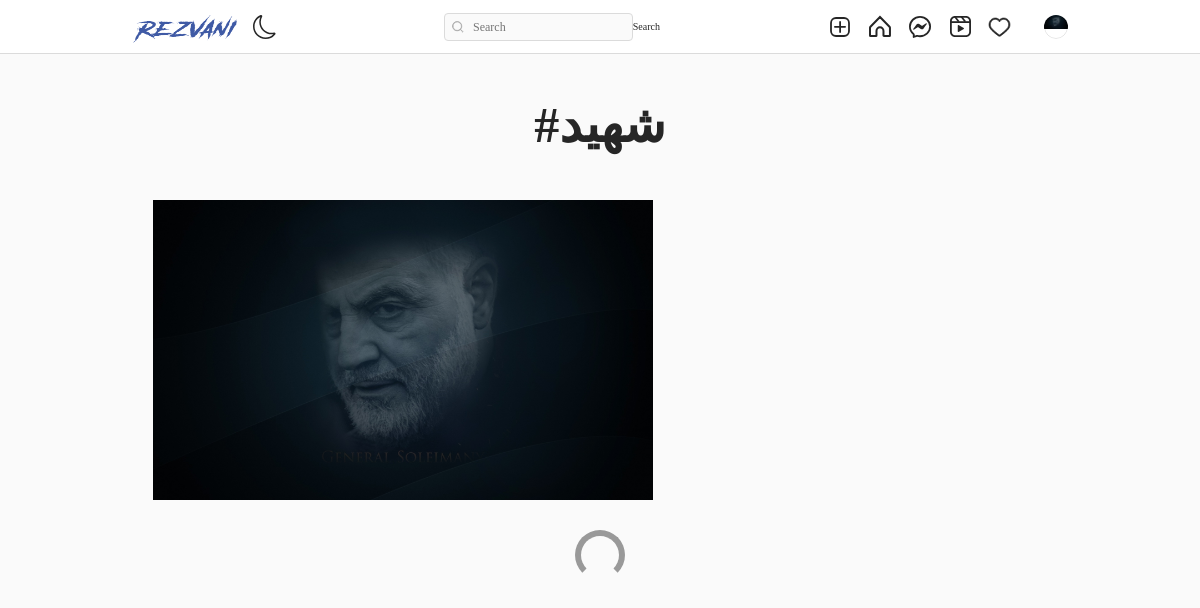
The page /tag/0c05a9b4-ccd8-11ed-8a45-e0d55e0d1dfd (signed in) on the database its author committed.
### authy/models.py (models this page shows, shortened)
class Profile(models.Model):
    user = models.OneToOneField(User, related_name='profile', on_delete=models.CASCADE)
    image = models.ImageField(upload_to="profile_pciture", null=True, default="default.jpg")
    first_name = models.CharField(max_length=200, null=True, blank=True)
    last_name = models.CharField(max_length=200, null=True, blank=True)
    bio = models.CharField(max_length=200, null=True, blank=True)
    location = models.CharField(max_length=200, null=True, blank=True)
    url = models.URLField(max_length=200, null=True, blank=True)
    favourite = models.ManyToManyField(Post, blank=True)

### post/models.py (models this page shows, shortened)
class Tag(models.Model):
    title = models.CharField(max_length=75, verbose_name='Tag')
    slug = models.SlugField(null=False, unique=True, default=uuid.uuid1)
    class Meta:
        verbose_name = 'Tag'
        verbose_name_plural = 'Tags'

class Post(models.Model):
    id = models.UUIDField(primary_key=True, default=uuid.uuid4, editable=False)
    picture = models.ImageField(upload_to=user_directory_path, verbose_name="Picture")
    caption = models.CharField(max_length=10000, verbose_name="Caption")
    posted = models.DateField(auto_now_add=True)
    tags = models.ManyToManyField(Tag, related_name="tags")
    user = models.ForeignKey(User, on_delete=models.CASCADE)
    likes = models.IntegerField(default=0)
    def get_absolute_url(self):
        return reverse("post-details", args=[str(self.id)])

### post/views.py (the view)
# urls.py: path('tag/<slug:tag_slug>', Tags, name='tags'),
@login_required
def Tags(request, tag_slug):
    tag = get_object_or_404(Tag, slug=tag_slug)
    posts = Post.objects.filter(tags=tag).order_by('-posted')
    context = {
        'posts': posts,
        'tag': tag
    }
    return render(request, 'tag.html', context)

### templates/tag.html (shortened to what this page needs)
{% extends 'base.html' %}
{% load static %}
{% load crispy_forms_tags %}
{% block content %}
<!DOCTYPE html>
<html lang="en">
<head>
    <link rel="stylesheet" href="{% static 'assets3/css/reset.css' %}">
    <link rel="stylesheet" href="{% static 'assets3/css/styles.css' %}">
    <link rel="stylesheet" href="https://use.fontawesome.com/releases/v5.2.0/css/all.css">
</head>
<body>
    <header>
        <div>
         <h1 style="font-size: 50px; margin-top: 100px; text-align:center; font-weight: bold; margin-bottom: 50px;">#{{tag.title|title}}</h1>
        </div>
    </header>
    <main>
        <div class="container">
            <div class="gallery">
                {% for post in posts %}
                <a href="{{post.get_absolute_url}}"><div class="gallery-item" tabindex="0">
                    <img src="{{ post.picture.url }}" class="gallery-image" alt="" style="width: 500px; height: 300px; object-fit: cover;">
                </div></a>
                {% endfor %}
            </div>
            <div class="loader"></div>
        </div>
    </main>
{% endblock content %}

### templates/base.html (shortened to what this page needs)
{% load static %}
<!DOCTYPE html>
<html lang="en" >
<head>
    <link rel="stylesheet" href="https://cdn.jsdelivr.net/npm/bootstrap-icons@1.8.1/font/bootstrap-icons.css">
    <link href="https://cdn.jsdelivr.net/npm/bootstrap@5.1.3/dist/css/bootstrap.min.css" rel="stylesheet">
    <link rel="stylesheet" type="text/css" href="{% static 'assets1/style.css' %}">
</head>
<body>
    <header class="header">
        <nav class="header__content">
            <div class="header__buttons">
                <a href="{% url 'index' %}" class="header__home">
                    <img width="104" height="30" viewBox="0 0 104 30" fill="none" src="{% static 'assets2/images/logoo.png' %}">
                </a>
                <button class="header__theme-button" title="Toggle Theme">
                </button>
            </div>
            <form action="{% url 'search-users' %}" method="GET">
                <div class="header__search">
                    <input type="text" placeholder="Search" name="q" value="{{ request.GET.q }}">
                    <button class="btn btn-primary" type="submit">Search</button>
                </div>
            </form>
            <div class="header__buttons header__buttons--desktop">
                <a href="{% url 'newpost' %}">
                </a>
                <a href="{% url 'index' %}">
                </a>
                <a href="{% url 'message' %}">
                </a>
                <a href="#">
                </a>
                <span>
                    <a href="{% url 'show-notification' %}">
                    </a>
                </span>
                <a href="">
                    <button class="profile-button">
                        <a href="{% url 'profile' request.user %}">
                            <div class="profile-button__picture">
                                <img src="{{request.user.profile.image.url}}" alt="User Picture">
                            </div>
                        </a>
                    </button>
                </a>
            </div>
        </nav>
    </header>
    {% block content %}
    {% endblock content %}
</body>
</html>

### static/assets1/style.css (style rules this page uses)
* { font-family: iransans !important; }
*, *::after, *::before { box-sizing: border-box; margin: 0; padding: 0; }
*, button, input, select, textarea { font-family: 'Roboto', sans-serif; }
:root { --primary: hsl(0, 0%, 100%); --secondary: hsl(0, 0%, 98%); --border: hsl(0, 0%, 86%); --story-border: hsl(0, 0%, 78%); --img-border: hsla(0, 0%, 0%, 0.1); --text-dark: hsl(0, 0%, 15%); --text-light: hsl(0, 0%, 60%); --like: hsl(355, 82%, 61%); --link: hsl(204, 100%, 48%); --header-height: 44px; --nav-height: 44px; }
body { min-height: 100vh; display: flex; flex-direction: column; overflow-y: auto; }
svg { display: block; }
img { max-width: 100%; }
.header { width: 100%; height: var(--header-height); background-color: var(--primary); display: flex; justify-content: center; position: fixed; top: 0; left: 0; z-index: 2; }
.header::after { content: ''; position: absolute; bottom: 0; width: 100%; height: 1px; background-color: var(--border); }
.header__content { width: 100%; max-width: 975px; padding: 0 14px; display: flex; justify-content: space-between; align-items: center; }
.header__home { margin-top: 5px; }
.header__theme-button { background-color: transparent; border: none; cursor: pointer; }
.header__theme-button-moon { display: unset; }
.header__search { width: 216px; height: 28px; display: none; align-items: center; position: relative; }
.header__search svg { width: 12px; height: 12px; position: absolute; left: 8px; }
.header__search input { width: 100%; height: 100%; background-color: var(--secondary); padding: 4px 10px 4px 28px; border: 1px solid var(--border); border-radius: 4px; outline: none; font-size: 12px; font-weight: 300; text-decoration: none; color: var(--text-light); text-overflow: ellipsis; overflow: hidden; white-space: nowrap; }
.header__buttons { display: flex; align-items: center; gap: 16px; }
.profile-button { background-color: transparent; border: none; outline: none; cursor: pointer; position: relative; }
.profile-button__picture { width: 24px; height: 24px; border-radius: 50%; overflow: hidden; position: relative; }
.profile-button__picture::after { content: ''; position: absolute; top: 0; bottom: 0; left: 0; right: 0; border: 1px solid var(--img-border); border-radius: 50%; }
@media (min-width: 768px) { :root { --header-height: 54px; --nav-height: 0px; } }
@media (min-width: 768px) { .header__content { padding: 0 20px; } }
@media (min-width: 768px) { .header__search { display: flex; } }

### static/assets3/css/styles.css (style rules this page uses)
* { font-family: iransans !important; }
:root { font-size: 10px; }
*, *::before, *::after { box-sizing: border-box; }
body { font-family: "Open Sans", Arial, sans-serif; min-height: 100vh; background-color: #fafafa; color: #262626; padding-bottom: 3rem; }
img { display: block; }
.container { max-width: 93.5rem; margin: 0 auto; padding: 0 2rem; }
.btn { display: inline-block; font: inherit; background: none; border: none; color: inherit; padding: 0; cursor: pointer; }
.gallery { display: flex; flex-wrap: wrap; margin: -1rem -1rem; padding-bottom: 3rem; }
.gallery-item { position: relative; flex: 1 0 22rem; margin: 1rem; color: #fff; cursor: pointer; }
.gallery-image { width: 100%; height: 100%; object-fit: cover; }
.loader { width: 5rem; height: 5rem; border: 0.6rem solid #999; border-bottom-color: transparent; border-radius: 50%; margin: 0 auto; animation: loader 500ms linear infinite; }

### rows shown on the page
Tag: title "شهید"
Post: picture (picture)
